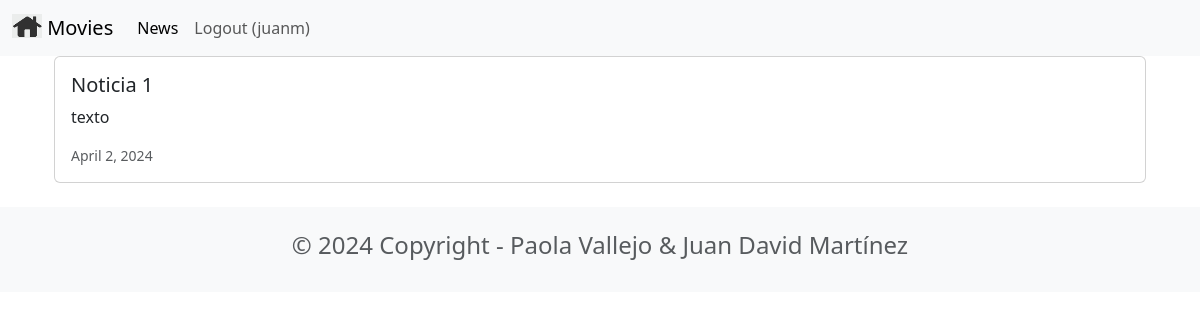
Page /news/ (signed in) on the committed database.
### news/models.py (models this page shows, shortened)
class News(models.Model):
    headline = models.CharField(max_length=200)
    body = models.TextField()
    date = models.DateField()

### news/views.py (the view)
# urls.py: path('news/', include('news.urls')),
def news(request):
    newss = News.objects.all().order_by('-date')
    return render(request, 'news.html', {'newss':newss})

### news/templates/news.html
{% extends 'base.html' %}
{% block content %}
<div class="container">
    {% for news in newss %}
    <div class="card mb-3">
        <div class="row g-0">
            <div>
                <div class="card-body">
                    <h5 class="card-title">{{ news.headline }}</h5>
                    <p class="card-text">{{ news.body }}</p>
                    <p class="card-text"><small class="text-muted"> {{ news.date }} </small></p>
                </div>
            </div>
        </div>
    </div>
    {% endfor %}
</div>
{% endblock content %}

### moviereviews/templates/base.html (shortened to what this page needs)
<head>
    <link href="https://cdn.jsdelivr.net/npm/bootstrap@5.3.2/dist/css/bootstrap.min.css" rel="stylesheet">
</head>
<nav class="navbar navbar-expand-lg bg-body-tertiary">
  <div class="container-fluid">
    <a class="navbar-brand" href="{% url 'home' %}">
      {% load static %}
      <img src="{% static 'images/home.png' %}" alt="" width="30"
height="24"
          class="d-inline-block align-text-top" />
      Movies
    </a>
    <div class="collapse navbar-collapse" id="navbarSupportedContent">
      <ul class="navbar-nav me-auto mb-2 mb-lg-0">
        <li class="nav-item">
          <a class="nav-link active" aria-current="page" href="{% url 'news' %}">News</a>
        </li>
        {% if user.is_authenticated %}
          <a class="nav-link" href="{% url 'logoutaccount' %}">Logout ({{ user.username }})</a>
        {% endif %}
      </ul>
    </div>
  </div>
</nav>
<div class="container">
    {% block content %}
    {% endblock content %}
</div>
<footer class="text-center text-lg-start bg-light text-muted mt-4">
  <div class="container">
    <div class="row">
      <div class="text-center p-4">
        <h4>© 2024 Copyright - Paola Vallejo & Juan David Martínez</h4>
      </div>
    </div>
  </div>
</footer>

### rows in the picture
News: headline "Noticia 1", body "texto", date "April 2, 2024"

### other values in the picture
{{ user.username }} "juanm"
